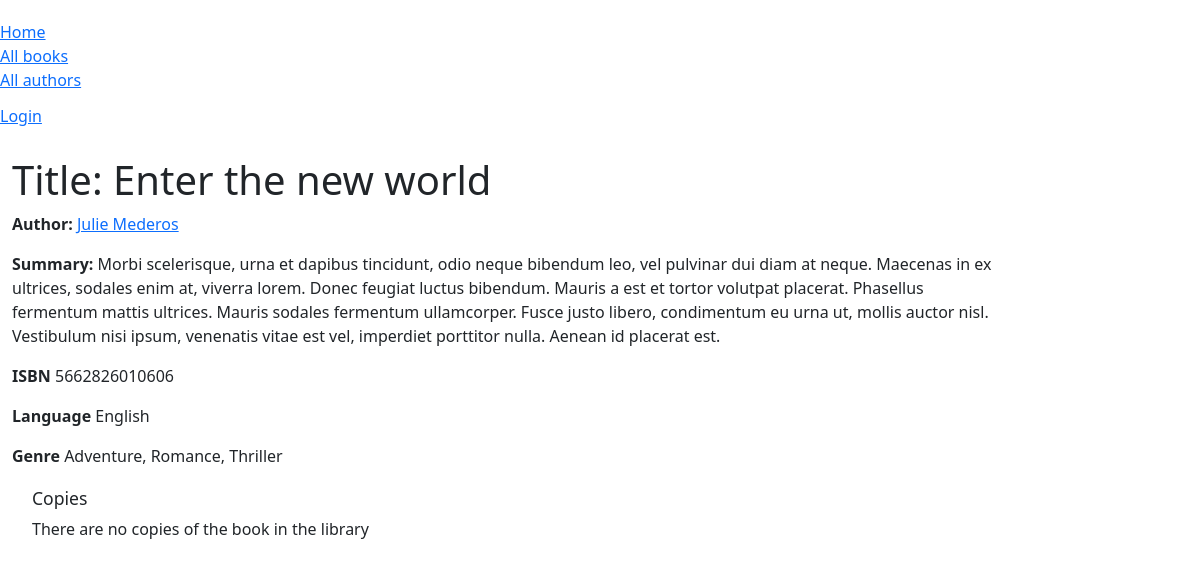
The app's page /catalog/book/7 with its own data.
### catalog/models.py (models this page shows, shortened)
class Book(models.Model):
    title = models.CharField(max_length=200)
    author = models.ForeignKey('Author', on_delete=models.SET_NULL, null=True)
    summary = models.TextField(max_length=1000,
        help_text='Enter a brief description of the book')
    isbn = models.CharField('ISBN', max_length=13, unique=True, default=getRandomISBN,
        help_text='13 Character <a href="https://www.isbn-international.org/content/what-isbn">ISBN number</a>')
    genre = models.ManyToManyField(Genre, help_text='Select genre for this book.')
    language = models.ForeignKey('Language', on_delete=models.SET_NULL, null=True, help_text='Enter the Language for the book.')
    def display_genre(self):
        """Create string for the Genre data. To display it in admin page."""
        return ', '.join(genre.name for genre in self.genre.all()[:3])
    display_genre.short_description = 'Genre'

class Author(models.Model):
    first_name = models.CharField(max_length=100)
    last_name = models.CharField(max_length=100)
    date_of_birth = models.DateField(null=True, blank=True)
    date_of_death = models.DateField('died', null=True, blank=True)
    class Meta:
        ordering = ['last_name', 'first_name']
    def __str__(self):
        return f'{ self.first_name } { self.last_name }'
    def get_absolute_url(self):
        return reverse('author-detail', args=[str(self.id)])

class Language(models.Model):
    name = models.CharField(max_length=200,
        help_text='Enter the book language (e.g. English)')
    def __str__(self):
        return self.name

class Genre(models.Model):
    name = models.CharField(max_length=200,
        help_text='Enter a book genre (e.g. Science Fiction)')
    def __str__(self):
        return self.name

### catalog/views.py (the view)
# urls.py: path('book/<int:pk>', views.BookDetailView.as_view(), name='book-detail'),
class BookDetailView(generic.DetailView):
    model = Book

### catalog/templates/catalog/book_detail.html (shortened to what this page needs)
{% extends "base_generic.html" %}
{% block content %}
    <h1>Title: {{ book.title }}</h1>
    <p>
        <strong>Author:</strong>
        <a href="{{ book.author.get_absolute_url }}"> {{ book.author }}</a>
    </p>
    <p>
        <strong>Summary:</strong>
        {{ object.summary }}
    </p>
    <p>
        <strong>ISBN</strong>
        {{ book.isbn }}
    </p>
    <p>
        <strong>Language</strong>
        {{ book.language }}
    </p>
    <p>
        <strong>Genre</strong>
        {{ book.genre.all|join:", " }}
    </p>
    <div style="margin: 20px 0 0 20px">
        <h4>Copies</h4>
        {% if author.book_set.all.0 %}
            <!--
                bookinstance_set is a method for getting a model associated with
                the model we are using based on primary key
            -->
            {% for copy in book.bookinstance_set.all %}
                <hr>
                <p class="
                {% if copy.status == 'a' %}text-success
                {% elif copy.status == 'm' %}text-danger
                {% else %}text-warning
                {% endif %}
                ">
                    {{copy.get_status_display }}
                </p>
                {% if copy.status != 'a' and copy.status != 'r' %}
                    <p>
                        <strong>Due to be returned:</strong>
                        {{ copy.due_back }}
                    </p>
                {% endif %}
                <p>
                    <strong>Imprint:</strong>
                    {{ copy.imprint }}
                </p>
                <p class="text-muted">
                    <strong>Id:</strong>
                    {{ copy.id }}
                </p>
            {% endfor %}
        {% else %}
            <p>There are no copies of the book in the library</p>
        {% endif %}
    </div>
{% endblock %}

### catalog/static/css/style.css (style rules this page uses)
h4 { font-size: 1.1rem; }

### records on screen
Book: title "Enter the new world", author "Julie Mederos", summary "Morbi scelerisque, urna et dapibus tincidunt, odio neque bibendum leo, vel pulvinar dui diam at neque. Maecenas in ex ultrices, sodales enim at, viverra lorem. Donec feugiat luctus bibendum. Mauris a est et tortor volutpat placerat. Phasellus fermentum mattis ultrices. Mauris sodales fermentum ullamcorper. Fusce justo libero, condimentum eu urna ut, mollis auctor nisl. Vestibulum nisi ipsum, venenatis vitae est vel, imperdiet porttitor nulla. Aenean id placerat est.", isbn "5662826010606", language "English", genre.all "Adventure, Romance, Thriller"
